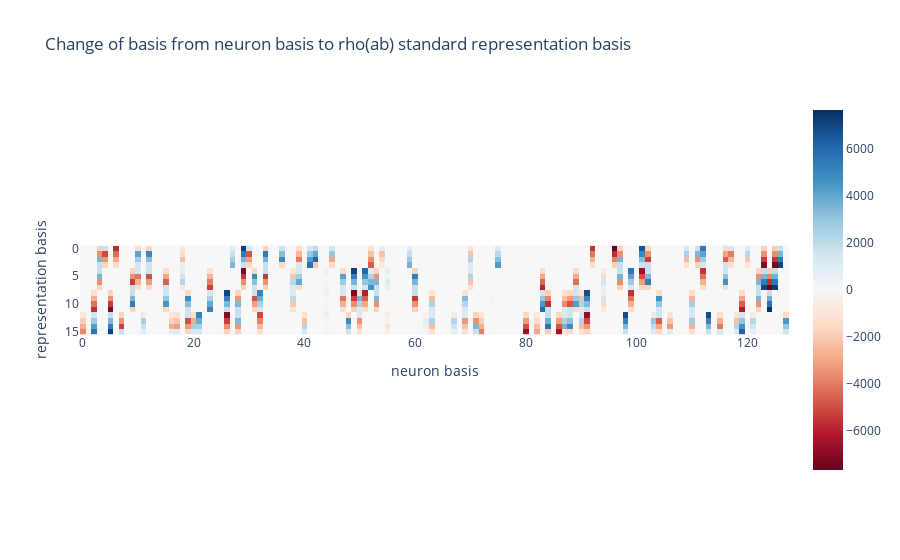
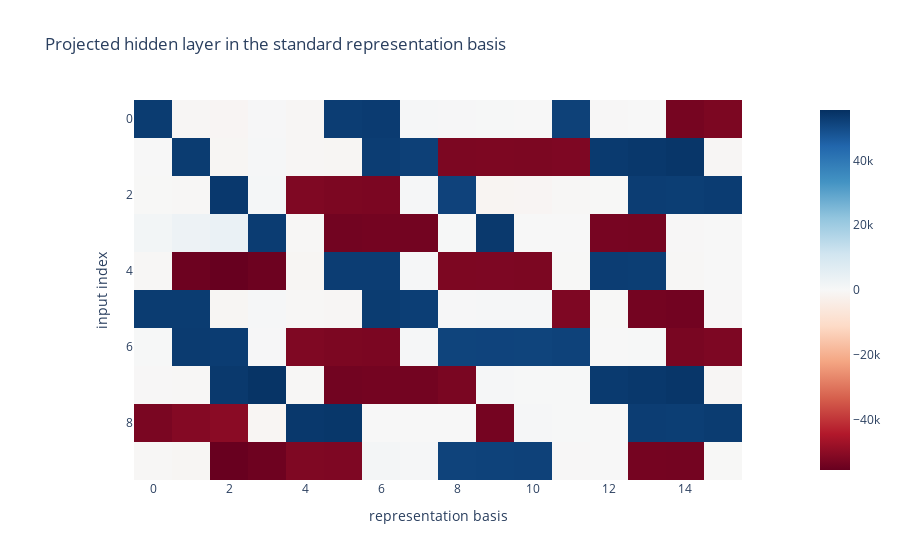
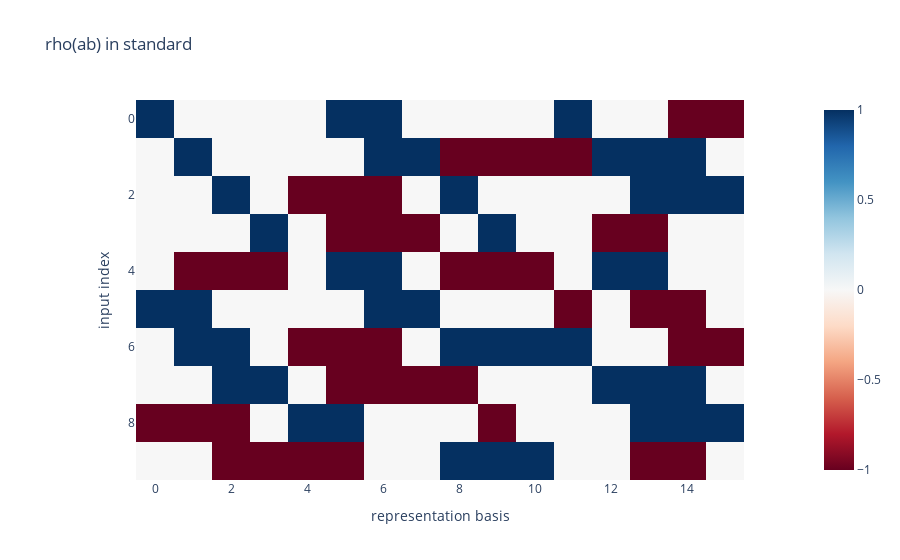
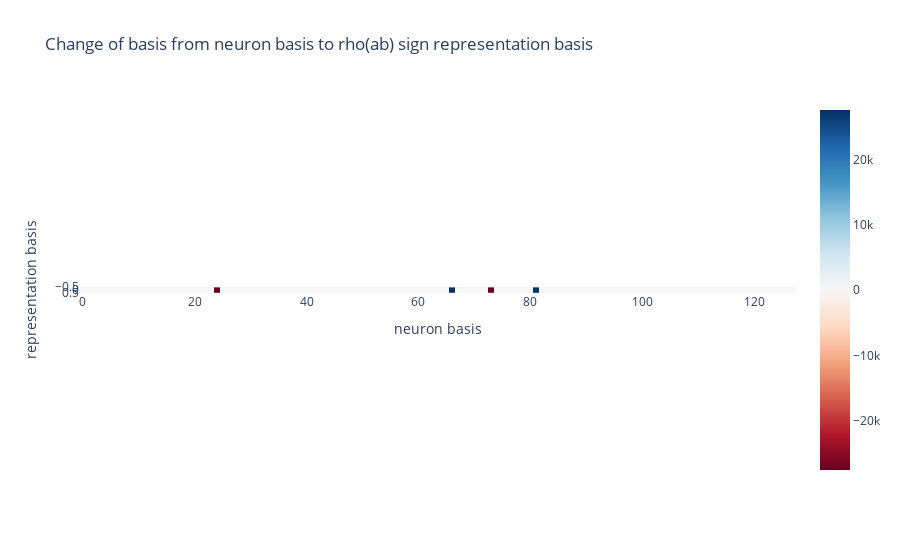

The cell these charts' notebook holds for them, in order:
### Code cell
# evidence: explicit extraction of \rho(ab). 

def projection_matrix_general(B):
    """Compute the projection matrix onto the space spanned by the columns of `B`
    Args:
        B: ndarray of dimension (D, M), the basis for the subspace
    
    Returns:
        P: the projection matrix
    """
    P = B @ (B.T @ B).inverse() @ B.T
    return P

hidden = activations['hidden'].reshape(group.order*group.order, -1)


for rep_name in key_reps:
    hidden_reps_xy = group.irreps[rep_name].hidden_reps_xy



    P = projection_matrix_general(hidden_reps_xy)
    hidden_xy = P @ hidden

    hidden_to_reps_proj = hidden_reps_xy.T @ hidden_xy

    imshow(hidden_to_reps_proj, title=f'Change of basis from neuron basis to rho(ab) {rep_name} representation basis', input2='neuron basis', input1='representation basis', save=f'{save_dir}/hidden_to_{rep_name}_rep_change_of_basis.png')

    hidden_in_rep = hidden_xy @ hidden_to_reps_proj.T

    theoretical_reps = hidden_reps_xy.reshape(group.order*group.order, -1)
    imshow(hidden_in_rep[:10], title=f'Projected hidden layer in the {rep_name} representation basis', input2='representation basis', input1='input index')
    imshow(theoretical_reps[:10], title=f'rho(ab) in {rep_name}', input2='representation basis', input1='input index')

    sim = F.cosine_similarity(hidden_in_rep.flatten(), theoretical_reps.flatten(), dim=0)
    print(f'Cosine similarity between hidden layer and theoretical representations: {sim}')

### Figure 1 — Plotly figure (JSON) as saved in the notebook; plotly's stock layout.template omitted (floating-point values rounded to 4 significant figures; data arrays with more than 128 entries replaced by an {"elided": "..."} marker saying what was removed)
{"data": [{"coloraxis": "coloraxis", "hovertemplate": "neuron basis: %{x}<br>representation basis: %{y}<br>color: %{z}<extra></extra>", "name": "0", "type": "heatmap", "xaxis": "x", "yaxis": "y", "z": {"elided": "16x128 float values"}}], "layout": {"coloraxis": {"cmid": 0, "colorscale": [[0, "rgb(103,0,31)"], [0.1, "rgb(178,24,43)"], [0.2, "rgb(214,96,77)"], [0.3, "rgb(244,165,130)"], [0.4, "rgb(253,219,199)"], [0.5, "rgb(247,247,247)"], [0.6, "rgb(209,229,240)"], [0.7, "rgb(146,197,222)"], [0.8, "rgb(67,147,195)"], [0.9, "rgb(33,102,172)"], [1, "rgb(5,48,97)"]]}, "title": {"text": "Change of basis from neuron basis to rho(ab) standard representation basis"}, "xaxis": {"anchor": "y", "constrain": "domain", "domain": [0, 1], "scaleanchor": "y", "title": {"text": "neuron basis"}}, "yaxis": {"anchor": "x", "autorange": "reversed", "constrain": "domain", "domain": [0, 1], "title": {"text": "representation basis"}}}}

### Figure 2 — Plotly figure (JSON) as saved in the notebook; plotly's stock layout.template omitted (floating-point values rounded to 4 significant figures; data arrays with more than 128 entries replaced by an {"elided": "..."} marker saying what was removed)
{"data": [{"coloraxis": "coloraxis", "hovertemplate": "representation basis: %{x}<br>input index: %{y}<br>color: %{z}<extra></extra>", "name": "0", "type": "heatmap", "xaxis": "x", "yaxis": "y", "z": {"elided": "10x16 float values"}}], "layout": {"coloraxis": {"cmid": 0, "colorscale": [[0, "rgb(103,0,31)"], [0.1, "rgb(178,24,43)"], [0.2, "rgb(214,96,77)"], [0.3, "rgb(244,165,130)"], [0.4, "rgb(253,219,199)"], [0.5, "rgb(247,247,247)"], [0.6, "rgb(209,229,240)"], [0.7, "rgb(146,197,222)"], [0.8, "rgb(67,147,195)"], [0.9, "rgb(33,102,172)"], [1, "rgb(5,48,97)"]]}, "title": {"text": "Projected hidden layer in the standard representation basis"}, "xaxis": {"anchor": "y", "constrain": "domain", "domain": [0, 1], "scaleanchor": "y", "title": {"text": "representation basis"}}, "yaxis": {"anchor": "x", "autorange": "reversed", "constrain": "domain", "domain": [0, 1], "title": {"text": "input index"}}}}

### Figure 3 — Plotly figure (JSON) as saved in the notebook; plotly's stock layout.template omitted (floating-point values rounded to 4 significant figures; data arrays with more than 128 entries replaced by an {"elided": "..."} marker saying what was removed)
{"data": [{"coloraxis": "coloraxis", "hovertemplate": "representation basis: %{x}<br>input index: %{y}<br>color: %{z}<extra></extra>", "name": "0", "type": "heatmap", "xaxis": "x", "yaxis": "y", "z": {"elided": "10x16 int values"}}], "layout": {"coloraxis": {"cmid": 0, "colorscale": [[0, "rgb(103,0,31)"], [0.1, "rgb(178,24,43)"], [0.2, "rgb(214,96,77)"], [0.3, "rgb(244,165,130)"], [0.4, "rgb(253,219,199)"], [0.5, "rgb(247,247,247)"], [0.6, "rgb(209,229,240)"], [0.7, "rgb(146,197,222)"], [0.8, "rgb(67,147,195)"], [0.9, "rgb(33,102,172)"], [1, "rgb(5,48,97)"]]}, "title": {"text": "rho(ab) in standard"}, "xaxis": {"anchor": "y", "constrain": "domain", "domain": [0, 1], "scaleanchor": "y", "title": {"text": "representation basis"}}, "yaxis": {"anchor": "x", "autorange": "reversed", "constrain": "domain", "domain": [0, 1], "title": {"text": "input index"}}}}

### Figure 4 — Plotly figure (JSON) as saved in the notebook; plotly's stock layout.template omitted (floating-point values rounded to 4 significant figures)
{"data": [{"coloraxis": "coloraxis", "hovertemplate": "neuron basis: %{x}<br>representation basis: %{y}<br>color: %{z}<extra></extra>", "name": "0", "type": "heatmap", "xaxis": "x", "yaxis": "y", "z": [[-0.0004208, -1.485e-07, -0.0006304, 0.002423, 0.001143, 0.0003402, -0.002004, -0.00249, 5.451e-07, -0.00428, -0.0001875, 0.0002459, 0.001165, 5.171e-08, 3.185e-07, 0.001746, 0.001204, -7.66e-05, -0.001411, 0.00141, 0.001541, -0.001213, -0.0001161, -0.004426, -27550.0, -2.922e-05, -0.007178, 0.002874, 0.007722, -0.0003485, -1.588e-05, -0.001104, 0.001247, 0.0002548, -8.843, 9.815e-08, -0.001972, -3.176e-06, 0.0007028, 0.0003313, 0.001107, -0.00114, 0.001454, -4.685e-06, 0.0002441, -0.0001034, 1.232e-06, -0.0006878, -0.001312, -0.002263, 0.0007982, -0.0001924, -0.0007881, 0.002343, -0.001691, -0.0002292, 1.117e-06, 0.0002573, -64.4, 0.001864, 0.000106, -46.86, 0.0003716, 0.002091, 1.181e-06, 1.126e-05, 27530.0, -8.305e-05, 1.453e-07, -0.0001045, -4.404e-05, 0.005375, -0.0001306, -27490.0, -4.205e-05, -2.075e-05, 1.57e-05, 7.885e-07, -5.381e-06, -1.293, -0.003117, 27470.0, -0.0001458, 0.002871, 0.001846, 36.96, -0.01255, -0.0009095, 0.0005181, -6.546e-05, -0.001284, -0.00138, -0.0007694, 1.256e-06, 0.001182, 2.107e-06, 0.003054, -0.0001344, 3.589e-05, -0.00295, 7.476e-06, -0.0006526, 0.001942, 0.004026, -0.0007369, -3.91e-06, 0.002345, 1.552, 4.489e-06, 0.00106, 0.0002739, -0.001698, 0.000968, -0.0006921, 1.221e-07, 0.0008831, -0.001886, -0.0004611, 0.002186, -0.001698, 0.001781, 0.001306, -0.001126, -0.001696, -0.001709, 0.002648, 0.003837, 0.0007428]]}], "layout": {"coloraxis": {"cmid": 0, "colorscale": [[0, "rgb(103,0,31)"], [0.1, "rgb(178,24,43)"], [0.2, "rgb(214,96,77)"], [0.3, "rgb(244,165,130)"], [0.4, "rgb(253,219,199)"], [0.5, "rgb(247,247,247)"], [0.6, "rgb(209,229,240)"], [0.7, "rgb(146,197,222)"], [0.8, "rgb(67,147,195)"], [0.9, "rgb(33,102,172)"], [1, "rgb(5,48,97)"]]}, "title": {"text": "Change of basis from neuron basis to rho(ab) sign representation basis"}, "xaxis": {"anchor": "y", "constrain": "domain", "domain": [0, 1], "scaleanchor": "y", "title": {"text": "neuron basis"}}, "yaxis": {"anchor": "x", "autorange": "reversed", "constrain": "domain", "domain": [0, 1], "title": {"text": "representation basis"}}}}
